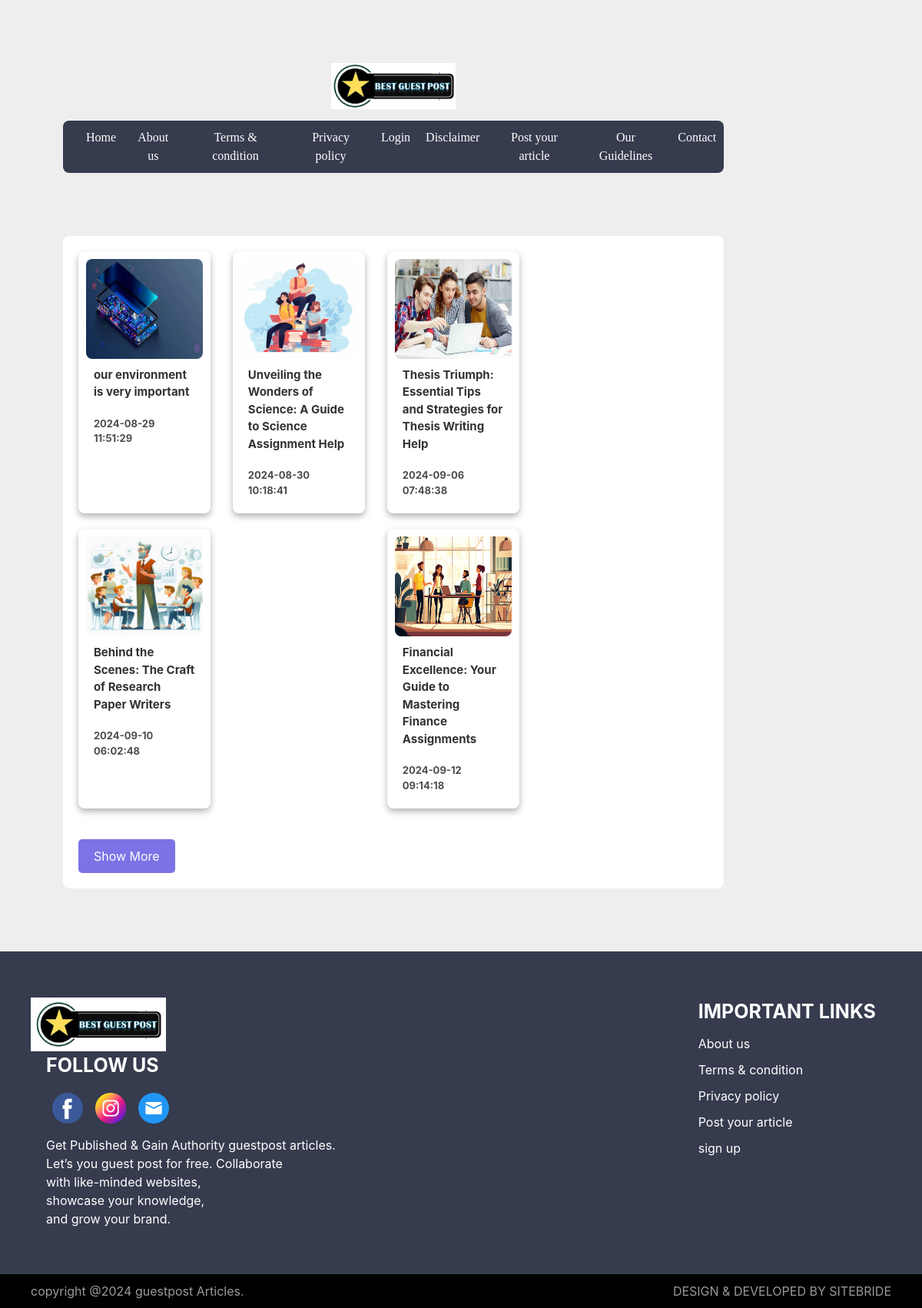
/edu.php, run on the app's committed database.
### tables this page shows
CREATE TABLE `tiger` (
  `id` int NOT NULL,
  `email` varchar(50) NOT NULL,
  `title` varchar(255) NOT NULL,
  `category` varchar(255) NOT NULL,
  `image_path` varchar(300) NOT NULL,
  `content` text NOT NULL,
  `created_at` timestamp NOT NULL DEFAULT CURRENT_TIMESTAMP,
  `name` varchar(50) NOT NULL
);

### edu.php (the view, shortened to what this page needs)
<?php
include("connection.php");
?>
<?php
include("top.php");
?>
<body>
<?php
include("nav.php");
?>
<div class="container">
    <div class="cont2">
        <div class="content">
            <div class="grid-container" id="gridContainer">
                <?php
                $query = "SELECT * FROM `tiger` where category='education'";
                $sql = mysqli_query($conn, $query);
                $counter = 0;
                while ($result = mysqli_fetch_assoc($sql)) {
                    $counter++;
                    $class = ($counter > 8) ? 'hidden' : '';
                ?>
                    <div class="sqare <?php echo $class; ?>">
                        <img src="<?php echo $result['image_path']; ?>" alt="Image">
                        <a href="blog.php?id=<?php echo $result['id']?>" id="anchor">
                            <p><?php echo $result['title']; ?></p>
                        </a>
                        <div class="date">
                            <p><?php echo $result['created_at']; ?></p>
                        </div>
                    </div>
                <?php
                }
                ?>
            </div>
            <button id="showMoreBtn">Show More</button>
        </div>
    </div>
</div>
<?php
include("footer.php");
?>
<?php
include("down.php");
?>
</body>

### edu.php (style rules this page uses)
.cont2 { margin: 8%; padding: 20px; background: white; border-radius: 8px; display: flex; flex-wrap: wrap; }
body { background: #eeeeee; }
.content { width: 70%; }
.grid-container { display: flex; flex-wrap: wrap; justify-content: space-between; }
.sqare { background: white; border-radius: 8px; box-shadow: 0 4px 8px rgba(1, 1, 2, 0.3); padding: 10px; width: 30%; height: auto; margin-bottom: 20px; box-sizing: border-box; }
.sqare img { width: 100%; height: 130px; border-radius: 8px; }
.sqare p { font-weight: bold; padding: 10px; font-size: 15px; opacity: 80%; }
.date p { opacity: 70%; font-size: 13px; padding: 10px; }
#showMoreBtn { margin-top: 20px; padding: 10px 20px; background-color: #7c73e6; color: white; border: none; border-radius: 5px; cursor: pointer; }

### data on the page
tiger: image_path (picture), title "our environment is very important", created_at "2024-08-29 11:51:29"
tiger: image_path (picture), title "Unveiling the Wonders of Science: A Guide to Science Assignment Help", created_at "2024-08-30 10:18:41"
tiger: image_path (picture), title "Thesis Triumph: Essential Tips and Strategies for Thesis Writing Help", created_at "2024-09-06 07:48:38"
tiger: image_path (picture), title "Behind the Scenes: The Craft of Research Paper Writers", created_at "2024-09-10 06:02:48"
tiger: image_path (picture), title "Financial Excellence: Your Guide to Mastering Finance Assignments", created_at "2024-09-12 09:14:18"
